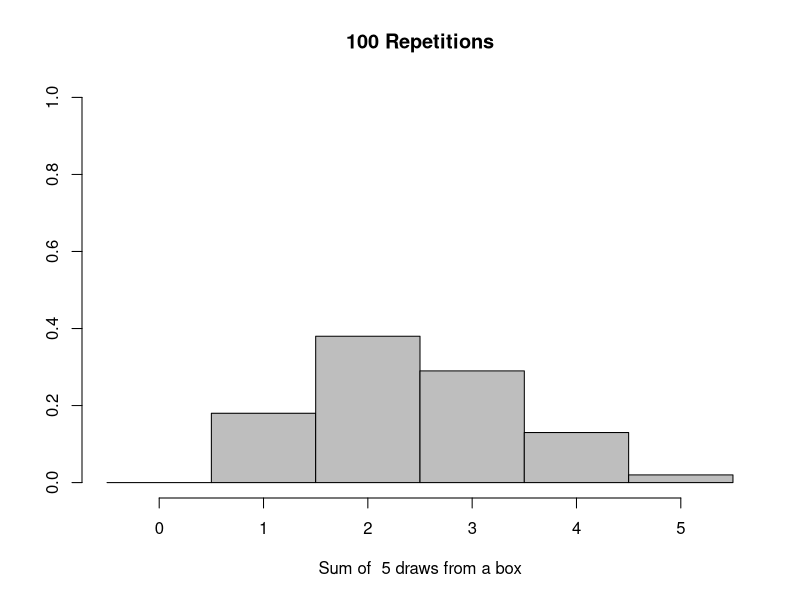
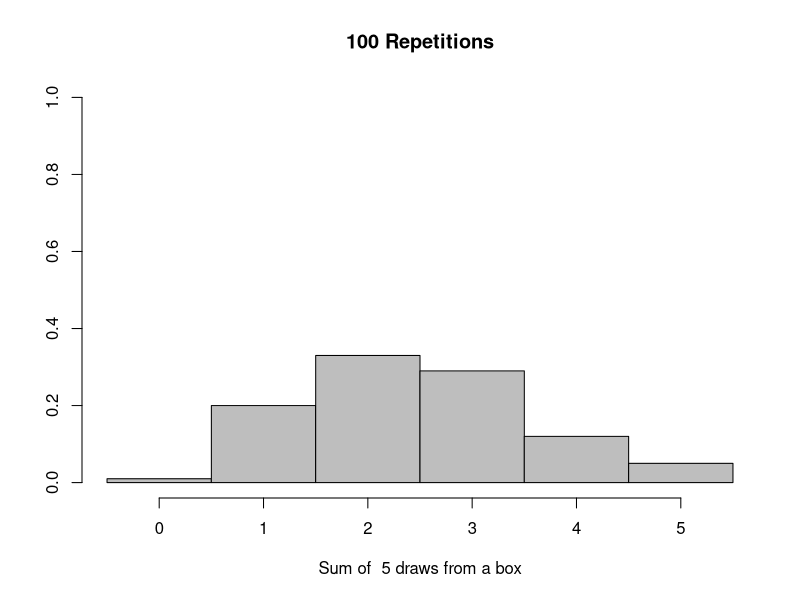
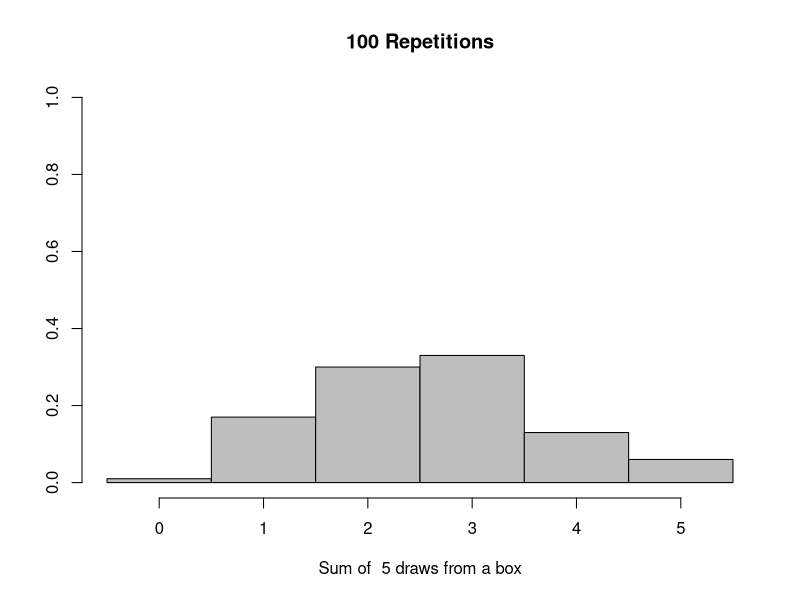
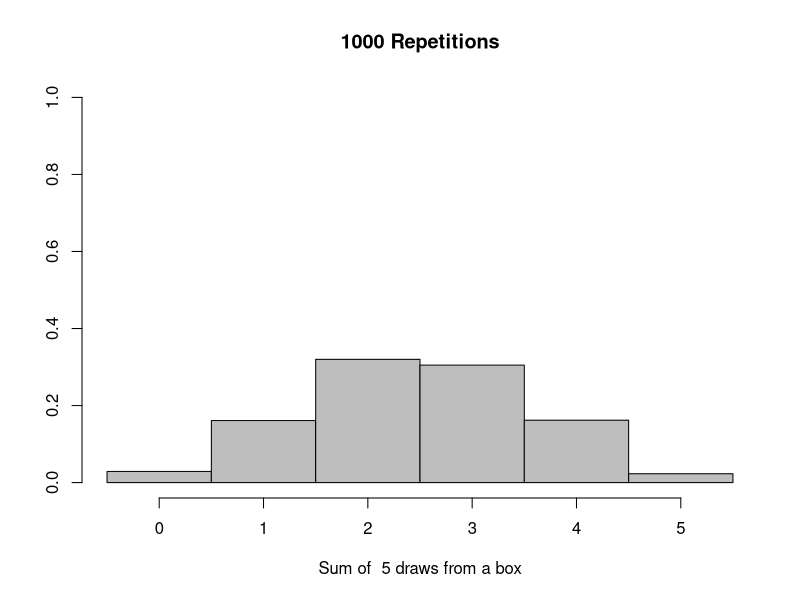
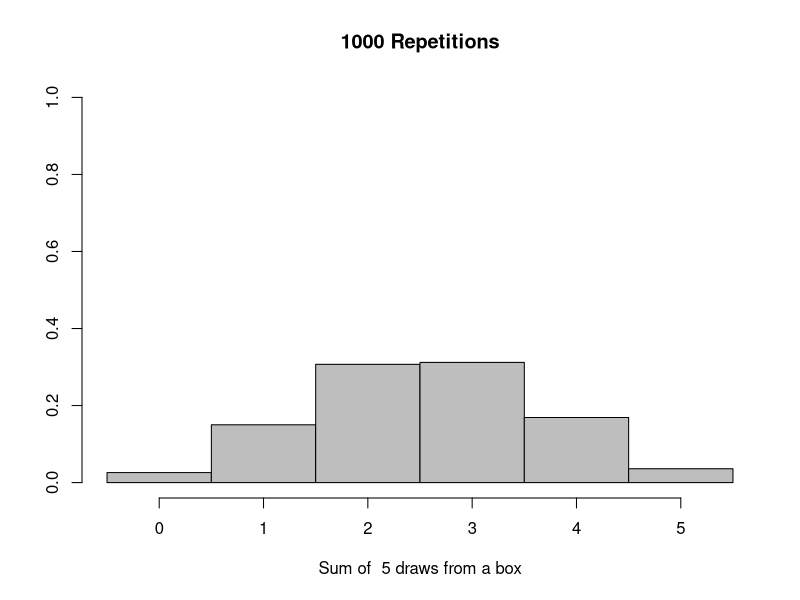
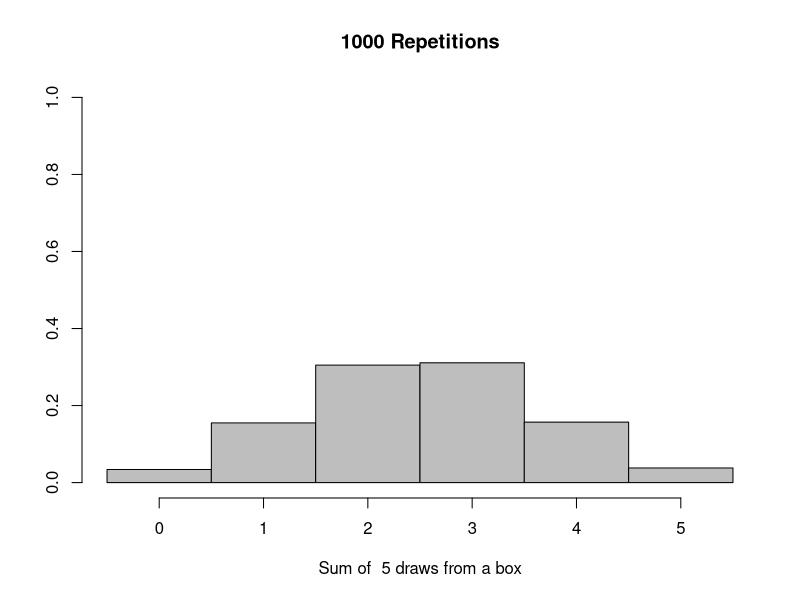
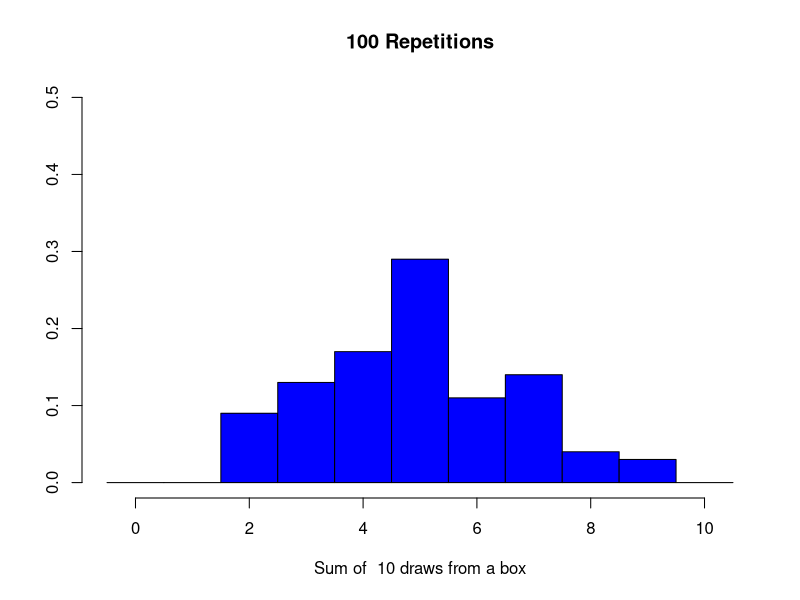
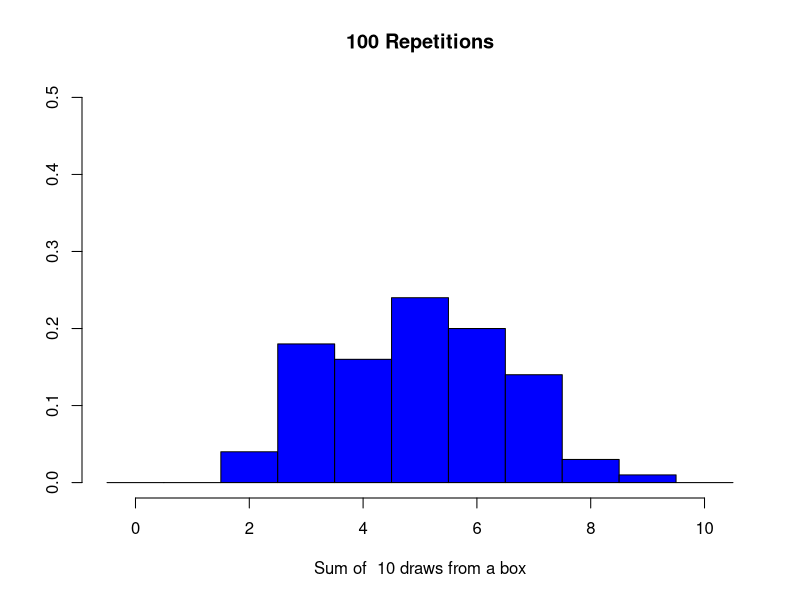

These charts were generated, in order, by the following R code:
## ---- chunk 1
knitr::opts_chunk$set(echo = TRUE)
## ---- chunk 2
boxSimulation <- function(box, draws, repetitions) {
    y <- 1:repetitions;
    for (i in 1:repetitions)
      y[i] = sum(sample(box, draws, replace=TRUE))
    y;
  }
## ---- chunk 3
boxHistogram <- function(box, draws, repetitions, ymax=1.0, color="gray", breaks="Sturges", ylim=c(0, 1)) {
    y <- 1:repetitions;
        for (i in 1:repetitions)
          y[i] = sum(sample(box, draws, replace=TRUE))
        hist(y,
             prob=TRUE, # Generate a probability histogram 
             ylim=c(0, ymax), # Limits on the y axis
             ylab="",        # Label for the y axis
             main=paste(repetitions, "Repetitions"),  # Title for the graphic
             xlab=paste("Sum of ", draws, "draws from a box"), # x label
             col=color,      # Color for the bars
             breaks=breaks)  # Where to put breaks for the bars
}
## ---- chunk 4
diceSimulation <- function(repetitions, dice=2, diceSum=TRUE)
  {
    y <- 1:repetitions;
    if (diceSum == TRUE)
      for (i in 1:repetitions)
        y[i] = sum(sample(1:6, dice, replace=TRUE))
    else
      for (i in 1:repetitions)
        y[i] = prod(sample(1:6, dice, replace=TRUE));
    y;
}

diceHistogram <- function(repetitions, dice=2, ymax=0.3, diceSum=TRUE, color="gray")
  {
    y <- 1:repetitions;
    if (diceSum == TRUE)
      {
        for (i in 1:repetitions)
          y[i] = sum(sample(1:6, dice, replace=TRUE))
        hist(y, breaks=0.5+(1:(6*dice)), prob=TRUE,
             ylim=c(0,ymax), xlab=paste("Sum of Spots on", dice, "dice"),
             ylab="", col=color, main=paste(repetitions, "Repetitions"))
      }
    else
      {
        for (i in 1:repetitions)
          y[i] = prod(sample(1:6, dice, replace=TRUE));      
        hist(y, breaks=0.5+(0:(10+6^dice)), prob=TRUE,
             ylim=c(0,ymax), xlab=paste("Product of Spots on", dice, "dice"),
             ylab="", col=color, main=paste(repetitions, "Repetitions"))
      }
  }

## ---- chunk 5
SD <- function(box) {
  n = length(box)
  return (sd(box) * sqrt((n-1)/n))
}
## ---- chunk 6
data = boxSimulation(c(0, 1), 5, 100)
data
table(data)
## ---- chunk 7
boxHistogram(c(0,1), 5, 100, breaks=-0.5+(0:6))
## ---- chunk 8
boxHistogram(c(0,1), 5, 100, breaks=-0.5+(0:6))
boxHistogram(c(0,1), 5, 100, breaks=-0.5+(0:6))
## ---- chunk 9
boxHistogram(c(0,1), 5, 1000, breaks=-0.5+(0:6))
boxHistogram(c(0,1), 5, 1000, breaks=-0.5+(0:6))
boxHistogram(c(0,1), 5, 1000, breaks=-0.5+(0:6))
## ---- chunk 10
data = boxSimulation(c(0, 1), 10, 100)
data
table(data)
## ---- chunk 11
ymax=0.5
boxHistogram(c(0,1), 10, 100, breaks=-0.5+(0:11), ymax=ymax, col='blue')
## ---- chunk 12
boxHistogram(c(0,1), 10, 100, breaks=-0.5+(0:11), ymax=ymax, col='blue')
boxHistogram(c(0,1), 10, 100, breaks=-0.5+(0:11), ymax=ymax, col='blue')
## ---- chunk 13
boxHistogram(c(0,1), 10, 10000, breaks=-0.5+(0:11), ymax=ymax, col='blue')
boxHistogram(c(0,1), 10, 10000, breaks=-0.5+(0:11), ymax=ymax, col='blue')
boxHistogram(c(0,1), 10, 10000, breaks=-0.5+(0:11), ymax=ymax, col='blue')
## ---- chunk 14
data = diceSimulation(100)
data
table(data)
## ---- chunk 15
diceHistogram(100)
## ---- chunk 16
diceHistogram(100)
diceHistogram(100)
## ---- chunk 17
diceHistogram(1000)
diceHistogram(1000)
## ---- chunk 18
diceHistogram(10000, dice=3, color="green")
## ---- chunk 19
diceHistogram(10000, dice=3, color="green")
diceHistogram(10000, dice=3, color="green")
## ---- chunk 20
boxHistogram(c(1,2,9), 25, 100, ymax=0.1, breaks=160, col='red')
## ---- chunk 21
boxHistogram(c(1,2,9), 25, 1000, ymax=0.1, breaks=160, col='red')
boxHistogram(c(1,2,9), 25, 10000, ymax=0.1, breaks=160, col='red')
boxHistogram(c(1,2,9), 25, 100000, ymax=0.1, breaks=160, col='red')
## ---- chunk 22
boxHistogram(c(1,2,9), 50, 1000, ymax=0.04, breaks=160, col='orange')
## ---- chunk 23
boxHistogram(c(1,2,9), 50, 10000, ymax=0.04, breaks=160, col='orange')
boxHistogram(c(1,2,9), 50, 100000, ymax=0.04, breaks=160, col='orange')
## ---- chunk 24
diceSimulation(100, diceSum=FALSE)
## ---- chunk 25
diceHistogram(1000, diceSum=FALSE, col='purple')
diceHistogram(10000, diceSum=FALSE, col='purple')
